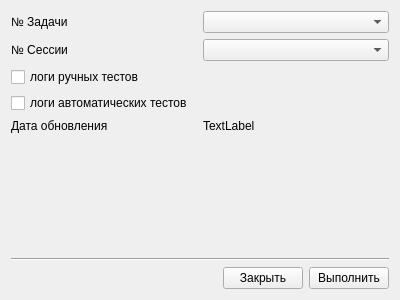
<?xml version="1.0" encoding="UTF-8"?>
<ui version="4.0">
 <class>send_form</class>
 <widget class="QWidget" name="send_form">
  <property name="geometry">
   <rect>
    <x>0</x>
    <y>0</y>
    <width>400</width>
    <height>300</height>
   </rect>
  </property>
  <property name="windowTitle">
   <string>Form</string>
  </property>
  <layout class="QVBoxLayout" name="verticalLayout">
   <item>
    <layout class="QHBoxLayout" name="horizontalLayout">
     <item>
      <widget class="QLabel" name="label">
       <property name="text">
        <string>№ Задачи</string>
       </property>
      </widget>
     </item>
     <item>
      <widget class="QComboBox" name="comboBox"/>
     </item>
    </layout>
   </item>
   <item>
    <layout class="QHBoxLayout" name="horizontalLayout_2">
     <item>
      <widget class="QLabel" name="label_2">
       <property name="text">
        <string>№ Сессии</string>
       </property>
      </widget>
     </item>
     <item>
      <widget class="QComboBox" name="comboBox_2"/>
     </item>
    </layout>
   </item>
   <item>
    <widget class="QCheckBox" name="hand_check">
     <property name="text">
      <string>логи ручных тестов</string>
     </property>
    </widget>
   </item>
   <item>
    <widget class="QCheckBox" name="auto_check">
     <property name="text">
      <string>логи автоматических тестов</string>
     </property>
    </widget>
   </item>
   <item>
    <layout class="QHBoxLayout" name="horizontalLayout_4">
     <item>
      <widget class="QLabel" name="label_3">
       <property name="text">
        <string>Дата обновления</string>
       </property>
      </widget>
     </item>
     <item>
      <widget class="QLabel" name="date_update">
       <property name="text">
        <string>TextLabel</string>
       </property>
      </widget>
     </item>
    </layout>
   </item>
   <item>
    <spacer name="verticalSpacer">
     <property name="orientation">
      <enum>Qt::Vertical</enum>
     </property>
     <property name="sizeHint" stdset="0">
      <size>
       <width>20</width>
       <height>40</height>
      </size>
     </property>
    </spacer>
   </item>
   <item>
    <widget class="Line" name="line">
     <property name="orientation">
      <enum>Qt::Horizontal</enum>
     </property>
    </widget>
   </item>
   <item>
    <layout class="QHBoxLayout" name="horizontalLayout_3">
     <item>
      <spacer name="horizontalSpacer">
       <property name="orientation">
        <enum>Qt::Horizontal</enum>
       </property>
       <property name="sizeHint" stdset="0">
        <size>
         <width>40</width>
         <height>20</height>
        </size>
       </property>
      </spacer>
     </item>
     <item>
      <widget class="QPushButton" name="pushButton">
       <property name="text">
        <string>Закрыть</string>
       </property>
      </widget>
     </item>
     <item>
      <widget class="QPushButton" name="pushButton_2">
       <property name="text">
        <string>Выполнить</string>
       </property>
      </widget>
     </item>
    </layout>
   </item>
  </layout>
 </widget>
 <resources/>
 <connections/>
</ui>
